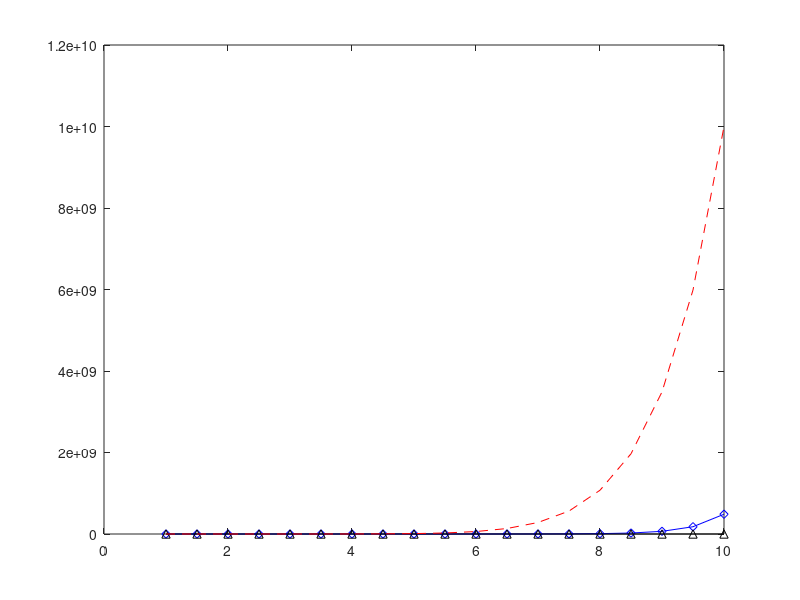

Write the MATLAB code that produced this figure.
clc
clear all

%% matrix A
A=[4,9,16]
a=size(A)
a31=A(3)

%% matrix B
B=A'
b=size(B)
b13=B(3)

%%
C=B'
C(3)=25
C(2)=36
C(1)=49
c=size(B)

%% Scalar & Vector Functions
%% Ploting 2D
x=1:0.5:10;
y1=exp(2.*x);
y2=sqrt((x.^2+1)./(x.^5+3));
y3=x.^(10)-1./(x.^2)+100;
plot(x,y1,'-db')
hold on
plot(x,y2,'-^k')
hold on
plot(x,y3,'--r')


